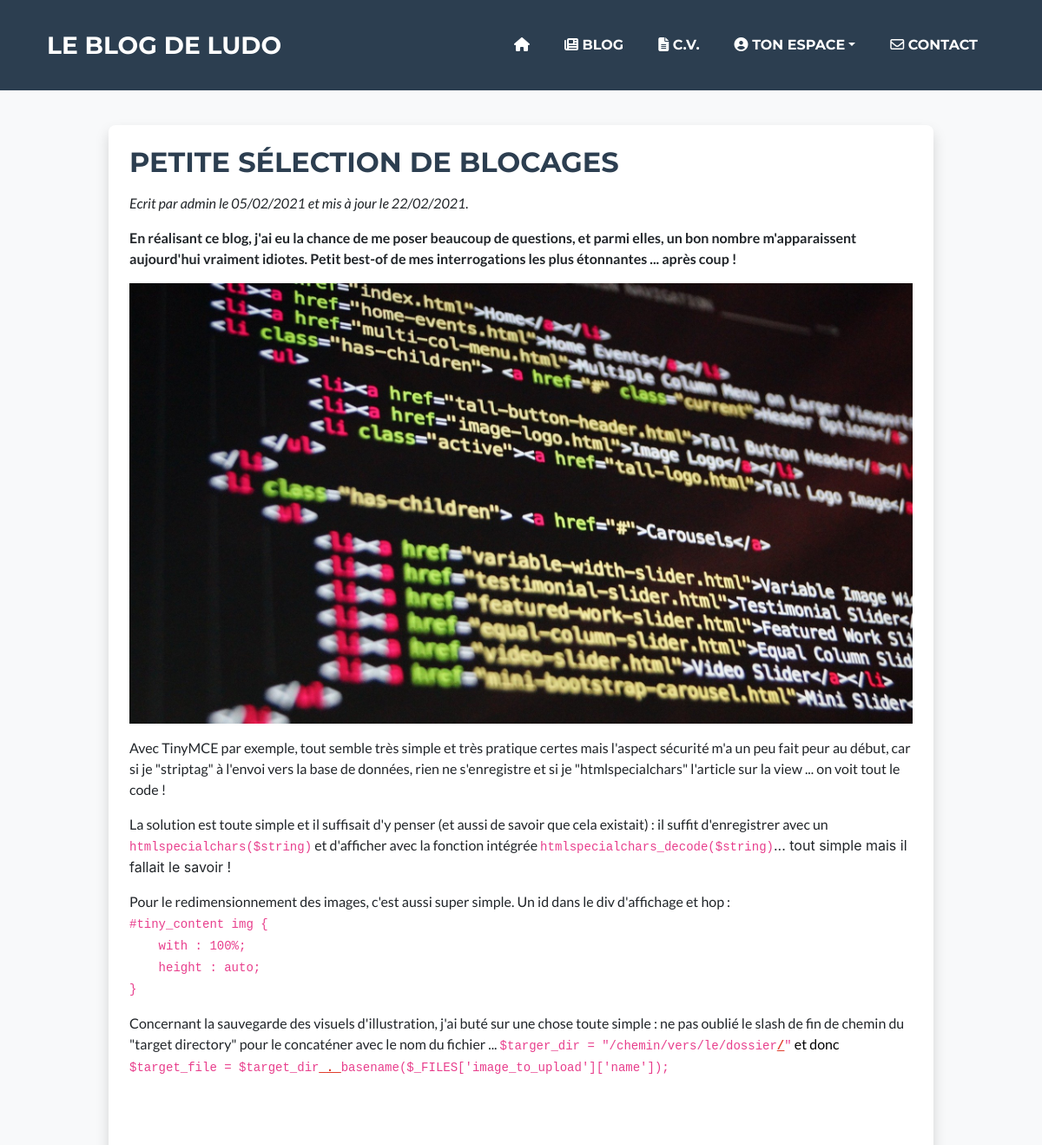
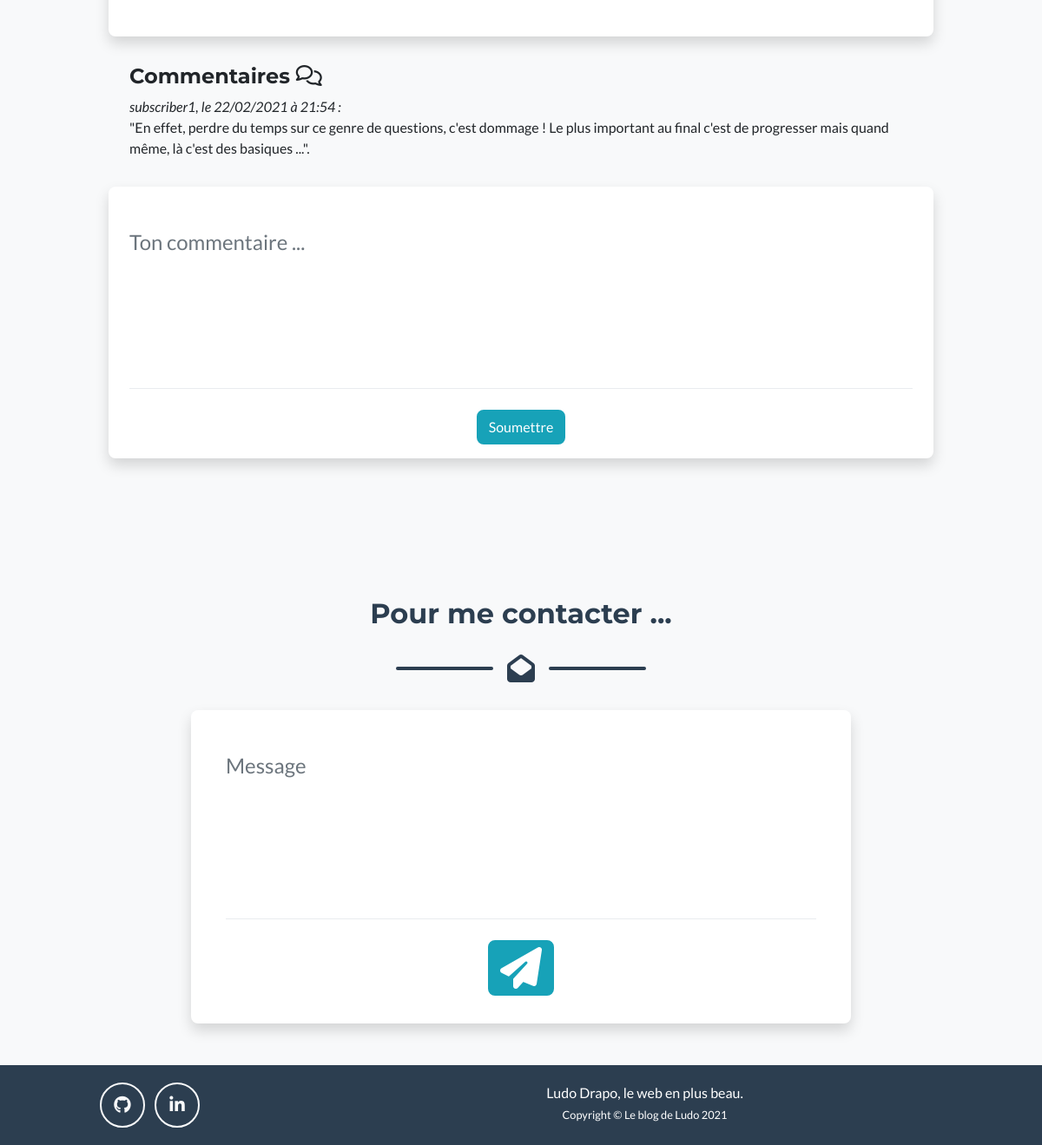
The page /index.php?action=displayPostAndComments&post_id=28 (signed in) on the database its author committed (2 pictures, top to bottom).
### tables this page shows
CREATE TABLE `posts` (
  `post_id` int(11) NOT NULL,
  `user_id` int(11) NOT NULL DEFAULT '1',
  `title` varchar(255) NOT NULL,
  `lead` text NOT NULL,
  `content` text NOT NULL,
  `category` varchar(30) NOT NULL,
  `creation_date` datetime NOT NULL DEFAULT CURRENT_TIMESTAMP,
  `update_date` datetime NOT NULL DEFAULT CURRENT_TIMESTAMP,
  `is_ok` tinyint(1) NOT NULL DEFAULT '1'
);

CREATE TABLE `users` (
  `user_id` int(11) NOT NULL,
  `login_name` varchar(255) NOT NULL,
  `email` varchar(255) NOT NULL,
  `profile` varchar(16) NOT NULL DEFAULT 'subscriber' COMMENT 'administrator or subscriber only',
  `password` varchar(255) NOT NULL,
  `is_active` tinyint(1) NOT NULL DEFAULT '1',
  `registration_date` datetime NOT NULL DEFAULT CURRENT_TIMESTAMP
);

CREATE TABLE `comments` (
  `comment_id` int(11) NOT NULL,
  `user_id` int(11) NOT NULL,
  `post_id` int(11) NOT NULL,
  `comment` varchar(255) NOT NULL,
  `comment_date` datetime NOT NULL DEFAULT CURRENT_TIMESTAMP,
  `is_ok` tinyint(1) NOT NULL DEFAULT '0'
);

### controller/frontend/frontendController.php (called while the page is built, shortened)
<?php
require_once 'models/frontend/frontendPostsManager.php';
require_once 'models/frontend/frontendCommentsManager.php';
function displayPostAndComments($post_id): void
{
    $post = new PostsManager();
    $comments = new CommentsManager();
    $post_details = $post->getPostDetails($post_id);
    $comments = $comments->getPostComments($post_id);
    include 'views/frontend/frontendPostAndComments.php';
}

### models/frontend/frontendPostsManager.php (called while the page is built, shortened)
<?php
final class PostsManager extends Manager
{
    public function getPostDetails($post_id)
    {
        $blog_db = $this->dbConnect();
        $post_id = (int) $post_id;
        $get_post_details = $blog_db->prepare(
            'SELECT
                posts.post_id,
                posts.title,
                DATE_FORMAT(posts.creation_date, "%d/%m/%Y") AS date,
                DATE_FORMAT(posts.update_date, "%d/%m/%Y") AS update_date,
                posts.lead,
                posts.content,
                users.login_name
            FROM
                posts
                INNER JOIN users ON posts.user_id = users.user_id
            WHERE posts.post_id = ?'
        );
        $get_post_details->execute(array($post_id));
        return $get_post_details->fetch(PDO::FETCH_ASSOC);
    }
}

### models/frontend/frontendCommentsManager.php (called while the page is built, shortened)
<?php
final class CommentsManager extends Manager
{
    public function getPostComments($post_id)
    {
        $blog_db = $this->dbConnect();
        $post_id = (int) $post_id;
        $get_all_comments = $blog_db->prepare('SELECT comments.comment, DATE_FORMAT(comments.comment_date, "%d/%m/%Y") AS date, DATE_FORMAT(comments.comment_date, "%H:%i") AS time, users.login_name FROM comments INNER JOIN users ON comments.user_id = users.user_id WHERE comments.post_id = :post_id AND comments.is_ok = 1 ORDER BY comments.comment_date');
        $get_all_comments->execute(
            array(
            'post_id' => $post_id)
        );
        return $get_all_comments;
    }
}

### views/frontend/frontendPostAndComments.php (the view, shortened to what this page needs)
<section class="page-section">
    <div class="container">
        <div class="row justify-content-center pt-lg-5 pt-3">
            <div class="col-lg-10 pt-4 mb-3 mx-3 bg-white shadow rounded">
                <h2 class="text-secondary text-uppercase mb-3"><?php echo htmlspecialchars($post_details['title'])?></h2>
                <p>
                    <em>Ecrit par <?php echo htmlspecialchars($post_details['login_name'])?> le <?php echo htmlspecialchars($post_details['date'])?> et mis à jour le <?php echo htmlspecialchars($post_details['update_date'])?>.</em>
                </p>
                <p>
                    <strong><?php echo nl2br(htmlspecialchars($post_details['lead']))?></strong>
                </p>
                <div class="tiny-content" class="mb-5">
                    <?php echo htmlspecialchars_decode($post_details['content'])?><br />
                </div>
            </div>
            <div class="col-lg-10 mt-3">
                <h4>Commentaires <i class="far fa-comments"></i></h4>
            </div>
<?php
while ($comment = $comments->fetch()) {
    ?>
            <div class="col-lg-10">
                <p class="mb-3">
                    <em><?php echo htmlspecialchars($comment['login_name'])?>, le <?php echo htmlspecialchars($comment['date'])?> à <?php echo htmlspecialchars($comment['time'])?> :</em><br />"<?php echo htmlspecialchars($comment['comment'])?>".
                </p>
            </div>
    <?php
}
?>
<?php
if (isset($_SESSION['login_name'])) {
    ?>
            <div class="col-lg-10 m-3 bg-white rounded shadow">
                <form method="post" action="index.php?action=addComment&amp;post_id=<?php echo strip_tags($post_details['post_id'])?>">
                    <div class="control-group">
                        <div class="form-group floating-label-form-group controls mb-0 pt-3">
                            <textarea class="form-control" name="comment" rows="5" placeholder="Ton commentaire ..." required ></textarea>
                        </div>
                    </div>
                    <br />
                    <div class="form-group text-center">
                        <button class="btn btn-info btn-l" type="submit">Soumettre</button>
                    </div>
                </form>
            </div>
    <?php
    }
?>
        </div>
    </div>
</section>
<?php require 'views/frontend/frontendTemplate.php'; ?>

### public/css/mystyle.css (style rules this page uses)
.tiny-content img { width: 100%; height: auto; }

### rows shown on the page
posts: title "PETITE SÉLECTION DE BLOCAGES", user.login_name "admin", lead "En réalisant ce blog, j'ai eu la chance de me poser beaucoup de questions, et parmi elles, un bon nombre m'apparaissent aujourd'hui vraiment idiotes. Petit best-of de mes interrogations les plus étonnantes ... après coup !", content (picture), content "Avec TinyMCE par exemple, tout semble très simple et très pratique certes mais l'aspect sécurité m'a un peu fait peur au début, car si je \"striptag\" à l'envoi vers la base de données, rien ne s'enregistre et si je \"htmlspecialchars\" l'article sur la view ... on voit tout le code ! La solution est toute simple et il suffisait d'y penser (et aussi de savoir que cela existait) : il suffit d'enregistrer avec un htmlspecialchars($string) et d'afficher avec la fonction intégrée htmlspecialchars_decode($string) ... tout simple mais il fallait le savoir ! Pour le redimensionnement des images, c'est aussi super simple. Un id dans le div d'affichage et hop : #tiny_content img { with : 100%; height :…"
comments: user.login_name "subscriber1", date "22/02/2021", time "21:54", comment "En effet, perdre du temps sur ce genre de questions, c'est dommage ! Le plus important au final c'est de progresser mais quand même, là c'est des basiques ..."

### other values the page prints
$post_details['date'] "05/02/2021"
$post_details['update_date'] "22/02/2021"
